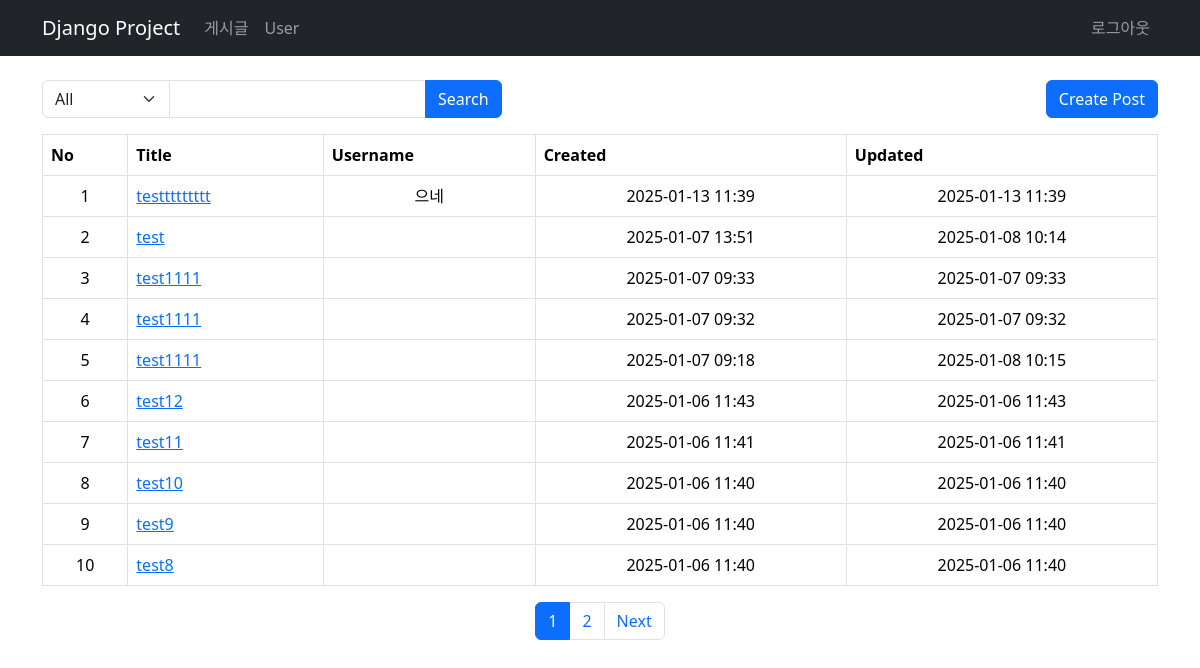
/posts/ (signed in), run on an earlier commit of the app's database.
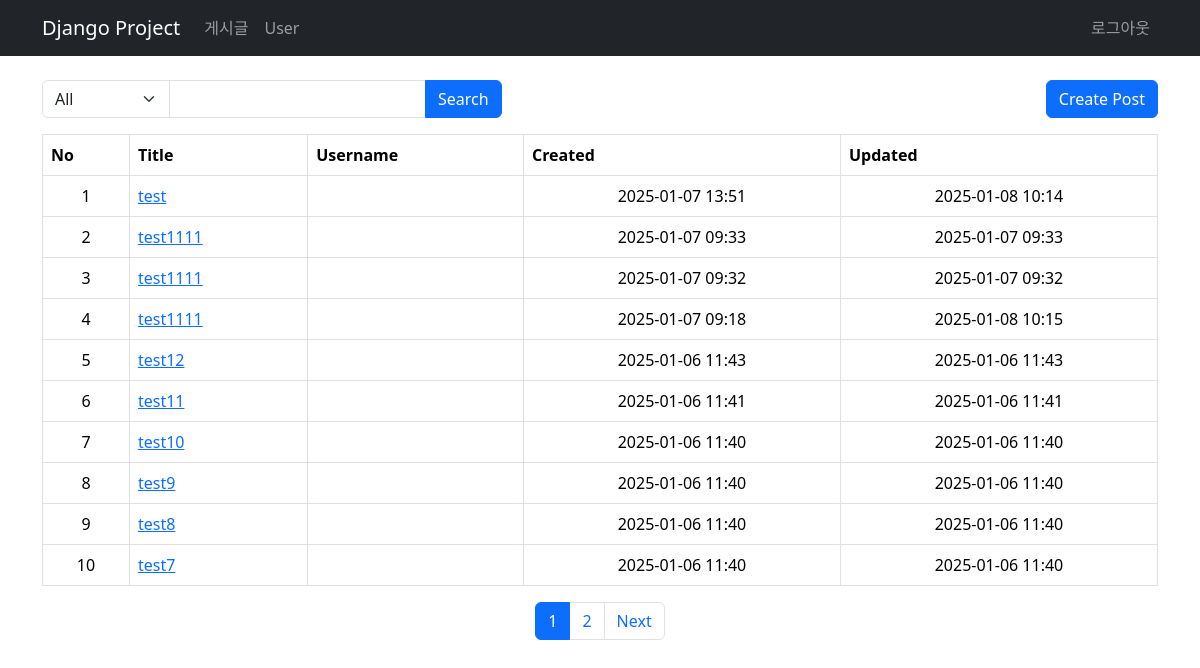
And on a later commit of the database.
### posts/models.py (models this page shows, shortened)
class Posts(models.Model):
    title = models.CharField(verbose_name="title", max_length=100)
    content = models.TextField(verbose_name="content")
    username = models.CharField(verbose_name="username", max_length=100)
    filename = models.CharField(verbose_name="filename", max_length=100, null=True, blank=True)
    original_filename = models.CharField(verbose_name="original_filename", max_length=100, null=True, blank=True)
    created_by = models.ForeignKey(User, on_delete=models.CASCADE, verbose_name="created by",
                                   null=True, blank=True, related_name="posts_created_by")
    updated_by = models.ForeignKey(User, on_delete=models.CASCADE, verbose_name="updated by",
                                      null=True, blank=True, related_name="posts_updated_by")
    created_at = models.DateTimeField(verbose_name="created", auto_now_add=True)
    updated_at = models.DateTimeField(verbose_name="updated", auto_now=True)
    class Meta:
        db_table = "posts"
        verbose_name = "post"
        verbose_name_plural = "List of posts"

### posts/views.py (the view, shortened to what this page needs)
# urls.py: path('', views.get_posts, name='list'),
@login_required(login_url='auth:login')
def get_posts(request):
    page = request.GET.get('page', 1)
    posts = Posts.objects.all().order_by('-created_at') # 최신순으로 정렬
    searchType = request.GET.get('searchType')
    searchKeyword = request.GET.get('searchKeyword')
    paginator = Paginator(posts, 10)
    page_obj = paginator.get_page(page)
    start_index = paginator.count - (paginator.per_page * (page_obj.number -1))
    for index, _ in enumerate(page_obj, start=0):
        page_obj[index].index_number = start_index - index
    return render(request, 'posts/list.html', {
        'posts': page_obj,
        'searchType': searchType,
        'searchKeyword': searchKeyword,
    })

### templates/posts/list.html (shortened to what this page needs)
{% extends "base.html" %}
{%block content%}
<div class="row">
    <div class="col-12">
        <div class="d-flex justify-content-between">
             <form method="GET">
                <div class="input-group">
                    <select name="searchType" class="form-select w-auto">
                        <option value="all" {% if searchType == 'all' %} selected {% endif %}>All</option>
                    </select>
                    <input type="text" name="searchKeyword" class="form-control w-auto" value="{{ searchKeyword|default_if_none:'' }}">
                    <button type="submit" class="btn btn-primary">Search</button>
                </div>
             </form>
            <a href="{% url 'posts:create' %}" class="btn btn-primary">Create Post</a>
        </div>
    </div>
</div>
<div class="row">
    <div class="col-12">
        <div class="table-responsive">
            <table class="table table-bordered mt-3">
                <thead>
                    <tr class="" text-center">
                        <th>No</th>
                        <th>Title</th>
                        <th>Username</th>
                        <th>Created</th>
                        <th>Updated</th>
                    </tr>
                </thead>
                <tbody>
                    {% for post in posts %}
                    <tr>
                        <td class="text-center">{{ forloop.counter }}</td>
                        <td><a href="{% url 'posts:read' post_id=post.id %}">{{ post.title }}</a></td>
                        <td class="text-center">{{ post.created_by.first_name }}</td>
                        <td class="text-center">{{ post.created_at | date:"Y-m-d H:i" }}</td>
                        <td class="text-center">{{ post.updated_at | date:"Y-m-d H:i" }}</td>
                    </tr>
                </tbody>
            </table>
        </div>
    </div>
</div>
<div class="row">
    <div class="col-12">
        <div>
            <nav aria-label="Page navigation">
                <ul class="pagination justify-content-center">
                    {% for page_number in posts.paginator.page_range %}
                        {% if page_number >= posts.number|add:'-5' and page_number <= posts.number|add:'5' %}
                        <li class="page-item {% if page_number == posts.number %} active {% endif %}">
                            <a class="page-link" href="{% url 'posts:list' %}?page={{ page_number }}">
                                {{ page_number }}
                            </a>
                        </li>
                        {% endif %}
                    {% endfor %}
                    {% if posts.has_next %}
                        <li class="page-item">
                            <a class="page-link" href="?page={{ posts.next_page_number }}">Next</a>
                        </li>
                    {% endif %}
                </ul>
            </nav>
        </div>
    </div>
</div>

### templates/base.html (shortened to what this page needs)
{% load static %}
<!DOCTYPE html>
<html lang="ko">
<head>
    <link href="https://cdn.jsdelivr.net/npm/bootstrap@5.3.3/dist/css/bootstrap.min.css" rel="stylesheet">
    <link rel="stylesheet" href="{%static 'style.css' %}">
</head>
<body>
    <div class="container">
        <nav class="navbar navbar-expand-md navbar-dark fixed-top bg-dark">
            <div class="container">
                <a class="navbar-brand" href="#">Django Project</a>
                <div class="navbar-collapse collapse" id="navbarCollapse">
                    <ul class="navbar-nav me-auto mb-2 mb-md-0">
                        <li class="nav-item">
                            <a class="nav-link" href="{% url 'posts:list' %}">게시글</a>
                        </li>
                        <li class="nav-item">
                            <a class="nav-link" href="{% url 'users:list' %}">User</a>
                        </li>
                    </ul>
                    <div class="d-flex">
                        <ul class="navbar-nav me-auto mb-2 mb-md-0">
                            {% if user.is_authenticated %}
                                <li class="nav-item">
                                    <a class="nav-link" href="{% url 'auth:profile' %}">{{user.first_name}}</a>
                                </li>
                                <li class="nav-item">
                                    <a class="nav-link" href="{% url 'auth:logout' %}">로그아웃</a>
                                </li>
                            {% endif %}
                        </ul>
                    </div>
                </div>
            </div>
        </nav>
          {% block content %}
          {% endblock %}
        </div>
    </body>
    </html>

### templates/base.html (style rules this page uses)
body { padding-top: 80px; }

What changed in the data, as far as the page shows it:
removed Posts: title "testtttttttt", created_by.first_name "으네", created_at "2025-01-13 11:39", updated_at "2025-01-13 11:39"
now on this page (row unchanged): Posts: title "test7", created_at "2025-01-06 11:40", updated_at "2025-01-06 11:40"
